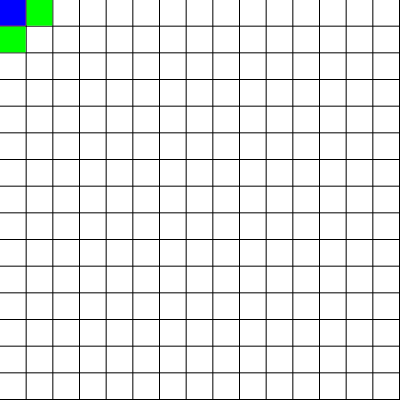
Frame 1 (no input)
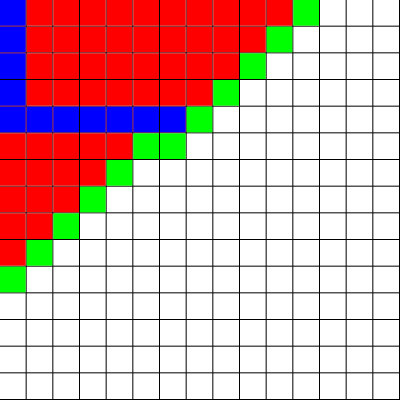
Frame 60 (no input)
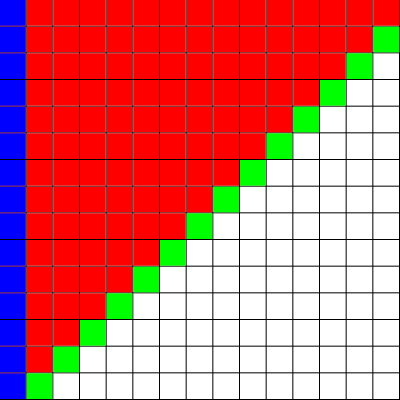
Frame 120 (the mouse pressed at the canvas centre since frame 60)

The p5.js sketch that drew these frames (run headless with seeded random() and noise() and a simulated clock; from frame 60 on, the mouse is pressed at the canvas centre):

// p5.js sketch
// ── sketch.js
const rows = 15;
const cols = 15;
const grid = new Array(cols);

const openSet = [];
const closedSet = [];

let start, end;
let w, h;
let path = [];

class Spot {
  constructor(i, j) {
    this.i = i;
    this.j = j;

    this.f = 0;
    this.g = 0;
    this.h = 0;

    this.neighbors = [];
    this.previous = undefined;
  }

  show(color) {
    fill(color);
    noStroke();
    rect(this.i * w, this.j * h, w - 1, h - 1);
  }

  addNeighbors(grid) {
    const i = this.i;
    const j = this.j;

    i < cols - 1 && this.neighbors.push(grid[i + 1][j]);
    i > 0 && this.neighbors.push(grid[i - 1][j]);
    j < rows - 1 && this.neighbors.push(grid[i][j + 1]);
    j > 0 && this.neighbors.push(grid[i][j - 1]);
  }
}

function setup() {
  createCanvas(400, 400);
  console.log("A*");

  w = width / cols;
  h = height / rows;

  for (let i = 0; i < cols; i++) {
    grid[i] = new Array(rows);
  }

  for (let i = 0; i < cols; i++) {
    for (let j = 0; j < rows; j++) {
      grid[i][j] = new Spot(i, j);
    }
  }

  for (let i = 0; i < cols; i++) {
    for (let j = 0; j < rows; j++) {
      grid[i][j].addNeighbors(grid);
    }
  }

  start = grid[0][0];
  end = grid[cols - 1][rows - 1];

  openSet.push(start);
}

function draw() {
  let current;

  if (openSet.length) {
    // we can keep going
    let winner = 0;
    for (let i = 0; i < openSet.length; i++) {
      winner = openSet[i].f < openSet[winner].f ? i : 0;
    }

    current = openSet[winner];

    if (current === end) {
      noLoop();
      console.log("DONE!");
    }

    removeFromArray(openSet, current);
    closedSet.push(current);

    current.neighbors.forEach((neighbor) => {
      if (!closedSet.includes(neighbor)) {
        let _g = current.g + 1;

        if (openSet.includes(neighbor)) {
          if (_g < neighbor.g) {
            neighbor.g = _g;
          }
        } else {
          neighbor.g = _g;
          openSet.push(neighbor);
        }

        neighbor.h = heuristic(neighbor, end);
        neighbor.f = neighbor.g + neighbor.h;
        neighbor.previous = current;
      }
    });
  } else {
    // no solution
  }

  background(0);

  for (let i = 0; i < cols; i++) {
    for (let j = 0; j < rows; j++) {
      grid[i][j].show(color(255));
    }
  }

  closedSet.forEach((item) => item.show(color(255, 0, 0)));
  openSet.forEach((item) => item.show(color(0, 255, 0)));

  path = [];
  let temp = current;
  path.push(temp);
  while (temp.previous) {
    path.push(temp.previous);
    temp = temp.previous;
  }

  path.forEach((item) => item.show(color(0, 0, 255)));
}

// ── utils.js
const removeFromArray = (arr, el) => {
  for (let i = arr.length - 1; i >= 0; i--) {
    arr[i] === el && arr.splice(i, 1);
  }
};

const heuristic = (a, b) => abs(a.i - b.i) + abs(a.j - b.j);
